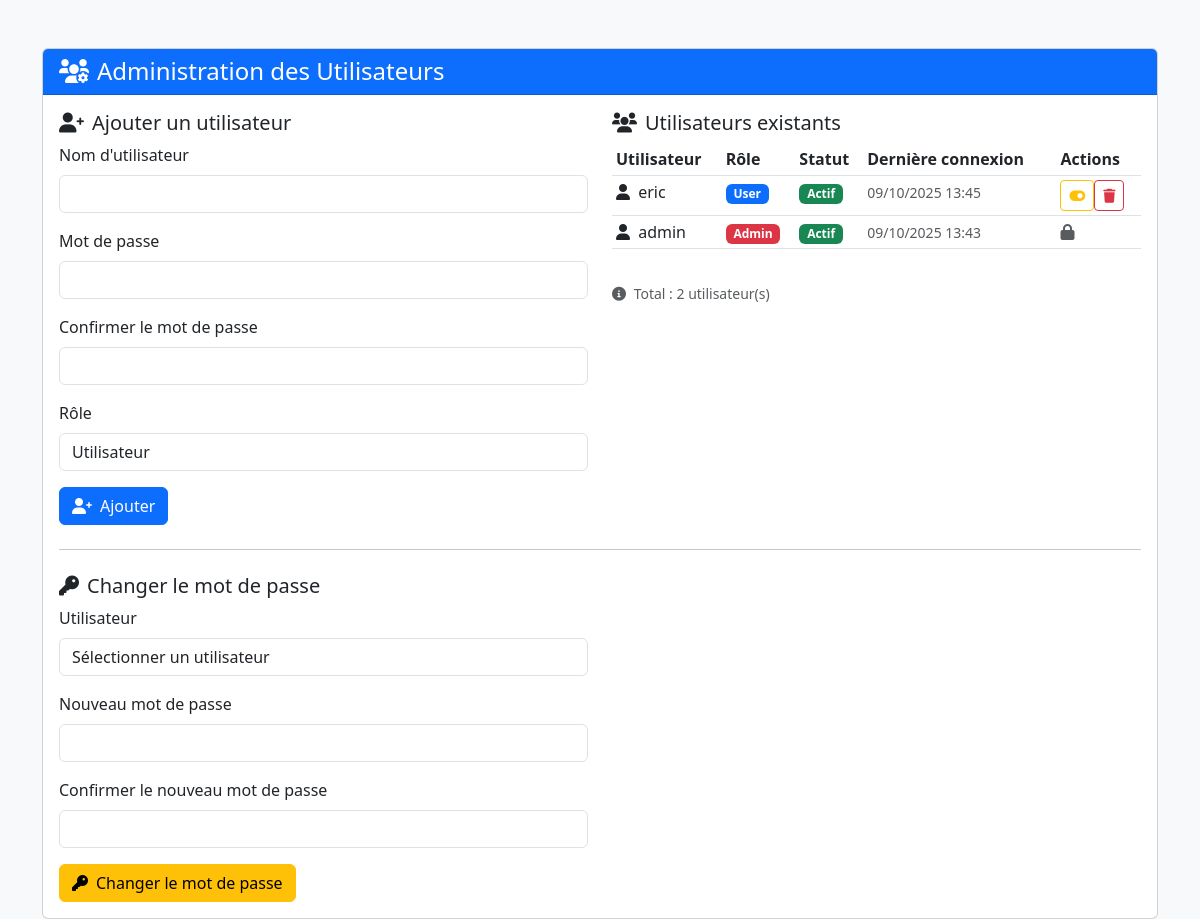
The page /admin.php (signed in) on the database as committed earlier.
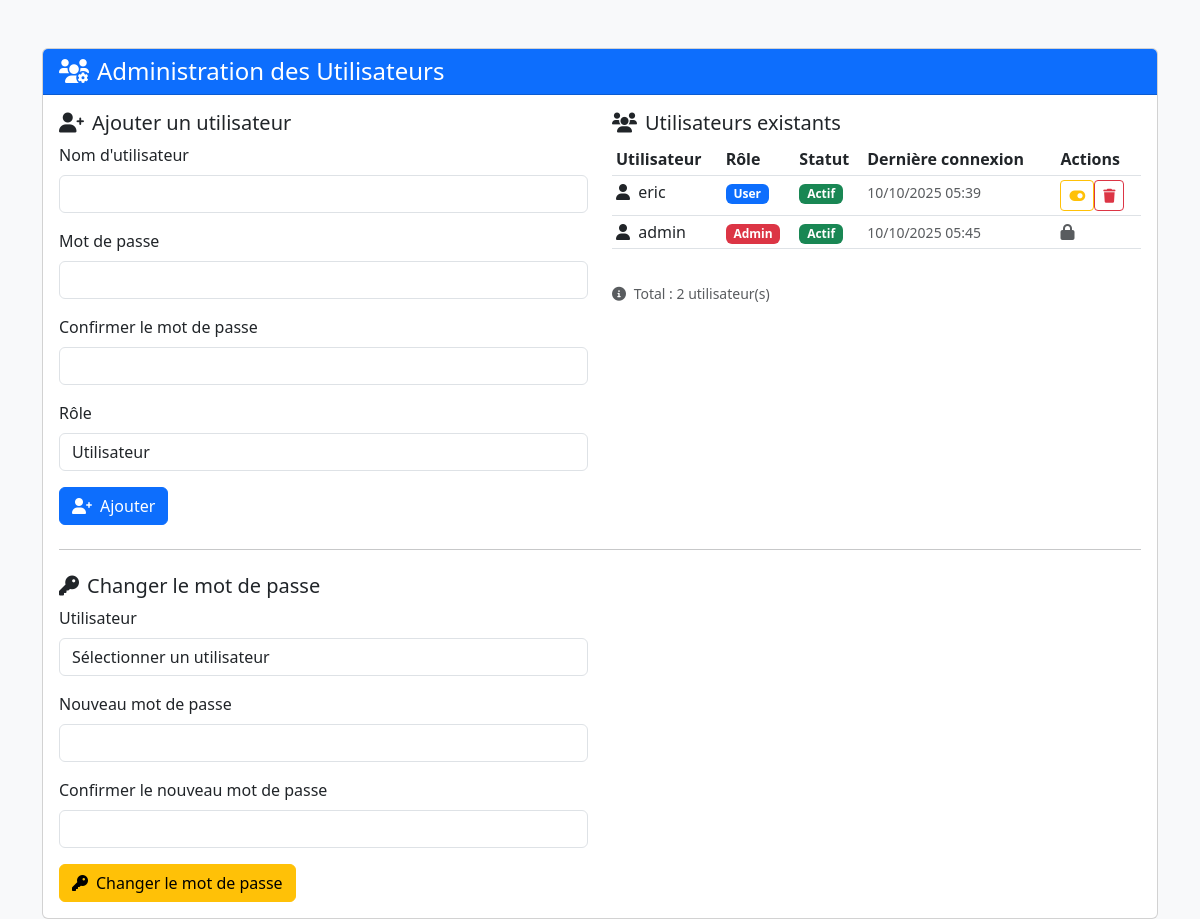
The same page on the database as committed later.
### tables this page shows
CREATE TABLE users (
            id INTEGER PRIMARY KEY AUTOINCREMENT,
            username VARCHAR(50) UNIQUE NOT NULL,
            password_hash VARCHAR(255) NOT NULL,
            role VARCHAR(20) DEFAULT 'user',
            created_at DATETIME DEFAULT CURRENT_TIMESTAMP,
            last_login DATETIME NULL,
            is_active BOOLEAN DEFAULT 1
        );

### database.php (called while the page is built, shortened)
<?php
class UserDatabase {
    private $pdo;
    public function __construct() {
        $this->initDatabase();
    }
    private function initDatabase() {
        try {
            $dataDir = dirname(DB_PATH);
            $this->pdo = new PDO('sqlite:' . DB_PATH);
            $this->pdo->setAttribute(PDO::ATTR_ERRMODE, PDO::ERRMODE_EXCEPTION);
            $this->createDefaultAdmin();
        } catch (PDOException $e) {
            die('Erreur de base de données : ' . $e->getMessage());
        }
    }
    private function createUsersTable() {
        $sql = "CREATE TABLE IF NOT EXISTS users (
            id INTEGER PRIMARY KEY AUTOINCREMENT,
            username VARCHAR(50) UNIQUE NOT NULL,
            password_hash VARCHAR(255) NOT NULL,
            role VARCHAR(20) DEFAULT 'user',
            created_at DATETIME DEFAULT CURRENT_TIMESTAMP,
            last_login DATETIME NULL,
            is_active BOOLEAN DEFAULT 1
        )";
        $this->pdo->exec($sql);
    }
    private function createImportHistoryTable() {
        $sql = "CREATE TABLE IF NOT EXISTS import_history (
            id INTEGER PRIMARY KEY AUTOINCREMENT,
            user_id INTEGER NOT NULL,
            username VARCHAR(50) NOT NULL,
            script_name VARCHAR(100) NOT NULL,
            arguments TEXT,
            output TEXT,
            success BOOLEAN NOT NULL,
            server_date DATETIME DEFAULT CURRENT_TIMESTAMP,
            import_date DATE,
            group_id VARCHAR(20),
            action_type VARCHAR(20) DEFAULT 'execute',
            FOREIGN KEY (user_id) REFERENCES users(id)
        )";
        $this->pdo->exec($sql);
    }
    private function createDefaultAdmin() {
        $stmt = $this->pdo->prepare("SELECT COUNT(*) FROM users WHERE username = 'admin'");
        $stmt->execute();
    }
    public function getAllUsers() {
        try {
            $stmt = $this->pdo->prepare("SELECT id, username, role, created_at, last_login, is_active FROM users ORDER BY created_at DESC");
            $stmt->execute();
            return $stmt->fetchAll(PDO::FETCH_ASSOC);
        } catch (PDOException $e) {
            error_log('Erreur lors de la récupération des utilisateurs : ' . $e->getMessage());
            return [];
        }
    }
}
$userDB = new UserDatabase();
?>

### auth.php (called while the page is built, shortened)
<?php
require_once __DIR__ . '/database.php';
?>

### admin.php (the view, shortened to what the changed rows need)
<?php
require_once 'auth.php';
global $userDB;
$users = $userDB->getAllUsers();
?>
<!DOCTYPE html>
<html lang="fr">
<head>
    <link href="https://cdn.jsdelivr.net/npm/bootstrap@5.3.0/dist/css/bootstrap.min.css" rel="stylesheet">
    <link href="https://cdnjs.cloudflare.com/ajax/libs/font-awesome/6.0.0/css/all.min.css" rel="stylesheet">
</head>
<body class="bg-light">
    <div class="container mt-5">
        <div class="row justify-content-center">
            <div class="col-md">
                <div class="card">
                    <div class="card-body">
                        <div class="row">
                            <div class="col-md-6">
                                <div class="table-responsive">
                                    <table class="table table-sm">
                                        <thead>
                                            <tr>
                                                <th>Utilisateur</th>
                                                <th>Rôle</th>
                                                <th>Statut</th>
                                                <th>Dernière connexion</th>
                                                <th>Actions</th>
                                            </tr>
                                        </thead>
                                        <tbody>
                                            <?php foreach ($users as $user): ?>
                                                <tr>
                                                    <td>
                                                        <i class="fas fa-user me-1"></i>
                                                        <?php echo htmlspecialchars($user['username']); ?>
                                                    </td>
                                                    <td>
                                                        <?php if ($user['role'] === 'admin'): ?>
                                                            <span class="badge bg-danger">Admin</span>
                                                        <?php else: ?>
                                                            <span class="badge bg-primary">User</span>
                                                        <?php endif; ?>
                                                    </td>
                                                    <td>
                                                        <?php if ($user['is_active']): ?>
                                                            <span class="badge bg-success">Actif</span>
                                                        <?php else: ?>
                                                            <span class="badge bg-secondary">Inactif</span>
                                                        <?php endif; ?>
                                                    </td>
                                                    <td>
                                                        <small class="text-muted">
                                                            <?php
                                                            if ($user['last_login']) {
                                                                echo date('d/m/Y H:i', strtotime($user['last_login']));
                                                            } else {
                                                                echo 'Jamais';
                                                            }
                                                            ?>
                                                        </small>
                                                    </td>
                                                    <td>
                                                        <?php if ($user['username'] !== 'admin'): ?>
                                                            <div class="btn-group btn-group-sm">
                                                                <form method="POST" class="d-inline">
                                                                    <button type="submit" class="btn btn-outline-warning btn-sm" title="Activer/Désactiver">
                                                                        <i class="fas fa-toggle-on"></i>
                                                                    </button>
                                                                </form>
                                                                <form method="POST" class="d-inline" onsubmit="return confirm('Êtes-vous sûr de vouloir supprimer cet utilisateur ?')">
                                                                    <button type="submit" class="btn btn-outline-danger btn-sm" title="Supprimer">
                                                                        <i class="fas fa-trash"></i>
                                                                    </button>
                                                                </form>
                                                            </div>
                                                        <?php else: ?>
                                                            <span class="text-muted"><i class="fas fa-lock"></i></span>
                                                        <?php endif; ?>
                                                    </td>
                                                </tr>
                                            <?php endforeach; ?>
                                        </tbody>
                                    </table>
                                </div>
                            </div>
                        </div>
                    </div>
                </div>
            </div>
        </div>
    </div>
</body>
</html>

Rows that differ between the two databases and show on the page:
changed users "eric": last_login "09/10/2025 13:45" → "10/10/2025 05:39"
changed users "admin": last_login "09/10/2025 13:43" → "10/10/2025 05:45"
